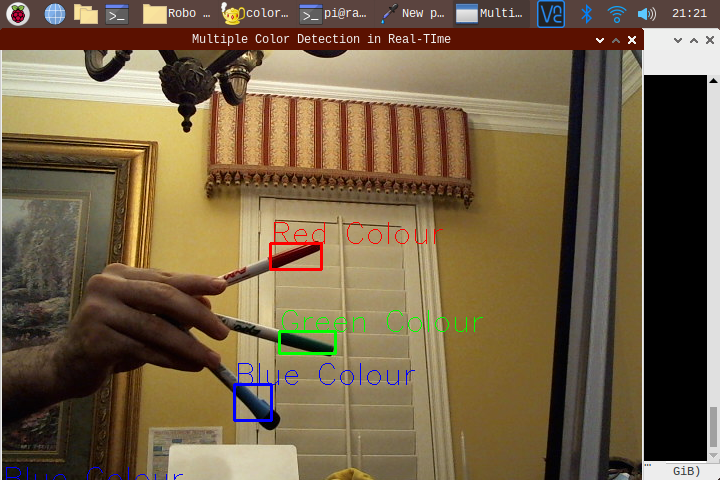
#> input picture Webcam Color Detection OpenCV-Python/2020-11-01-212108_720x480_scrot.png, 720 x 480 px, given in place of the camera
$ python color_video_example.py
#> lines starting #> are read from the running program, lines starting #| are printed output that depends on the picture; after the words box and inside, x2 and y2 are one past the last pixel; in counts of white or black regions, pixels touching at a corner belong together
# By James Samawi 11/1/2020
# Python code for Multiple Color Detection from a webcam
# Adapted from https://www.geeksforgeeks.org/multiple-color-detection-in-real-time-using-python-opencv/
import numpy as np
import cv2

# Capturing video through webcam
webcam = cv2.VideoCapture(0)

if not webcam.isOpened():
    raise IOError("Cannot open webcam")

# Start a while loop
while 1:
    # Reading the video from the webcam in image frames
    _, imageFrame = webcam.read()
#> imageFrame is the input picture: shape (480, 720, 3); mean B, G, R 70.9, 98.5, 117.5

    # Convert the imageFrame in BGR(RGB color space) to HSV(hue-saturation-value) color space
    hsvFrame = cv2.cvtColor(imageFrame, cv2.COLOR_BGR2HSV)
#> hsvFrame: shape (480, 720, 3); mean H, S, V 21.8, 107.2, 119.6

    # Used GPick Ubuntu program to choose HSV colors
    # Hue = color, Saturation = color + white, Value = color + black
    # OpenCV style HSV: H: 0-179, S: 0-255, V: 0-255
    # To match it with the standard HSV scale (0-360, 0-100, 0-100),
    # divide hue by 2, and for S/V you multiply by 2.55.
    # strategy for low-bound: 	H: value just before left-hand color transition
    #							S: halfway between 255 for decent saturation baseline
    #							V: low enough to detect dark colors, but not too low!
    # strategy for upper-bound: H: value just after right-hand color transition
    #							S: max at 255 for highest saturation
    #							V: max at 255 for highest value

    # Set range for red color and define mask
    red_lower = np.array([163, 127, 65], np.uint8)
    red_upper = np.array([180, 255, 255], np.uint8)
    red_mask = cv2.inRange(hsvFrame, red_lower, red_upper)
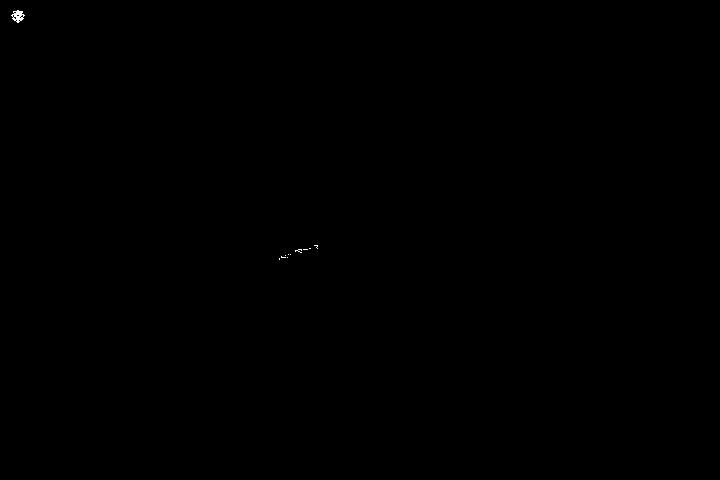
#> red_mask: shape (480, 720); 0.04% white in thin lines or dots, all inside (x1, y1, x2, y2) = (11, 10, 318, 260)

    # Set range for green color and define mask
    green_lower = np.array([40, 127, 62], np.uint8)
    green_upper = np.array([80, 255, 255], np.uint8)
    green_mask = cv2.inRange(hsvFrame, green_lower, green_upper)
#> green_mask: shape (480, 720); 0.26% white; 11 white regions (2 under 20 px), largest, box (x1, y1, x2, y2) and area: (278, 310, 347, 355) 611, (387, 310, 403, 332) 44, (12, 6, 24, 10) 40

    # Set range for blue color and define mask
    blue_lower = np.array([86, 127, 65], np.uint8)
    blue_upper = np.array([126, 255, 255], np.uint8)
    blue_mask = cv2.inRange(hsvFrame, blue_lower, blue_upper)
#> blue_mask: shape (480, 720); 0.61% white; 55 white regions (34 under 20 px), largest, box (x1, y1, x2, y2) and area: (233, 363, 279, 422) 647, (537, 0, 565, 28) 204, (541, 5, 562, 23) 175

    # Morphological Transform, Dilation
    # Each color and bitwise_and operator between imageFrame and mask detects only that particular color
    kernel = np.ones((5, 5), "uint8")

    # For red color
    red_mask = cv2.dilate(red_mask, kernel)
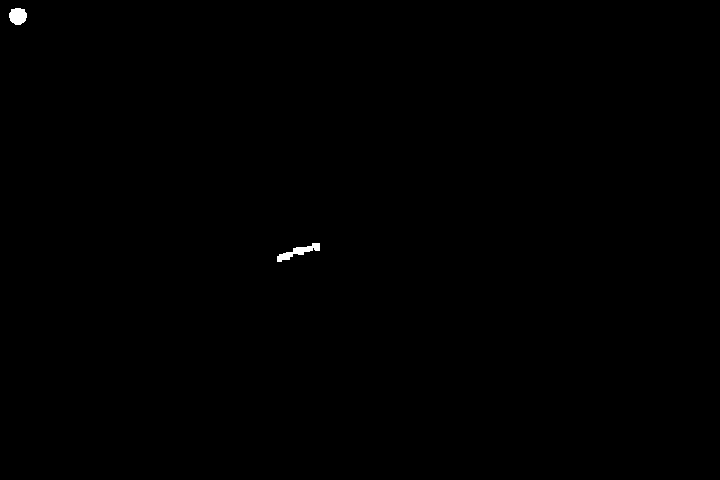
#> red_mask: shape (480, 720); 0.15% white; 2 white regions, box (x1, y1, x2, y2) and area: (277, 243, 320, 262) 293, (9, 8, 27, 25) 242
    res_red = cv2.bitwise_and(imageFrame, imageFrame, mask=red_mask)

    # For green color
    green_mask = cv2.dilate(green_mask, kernel)
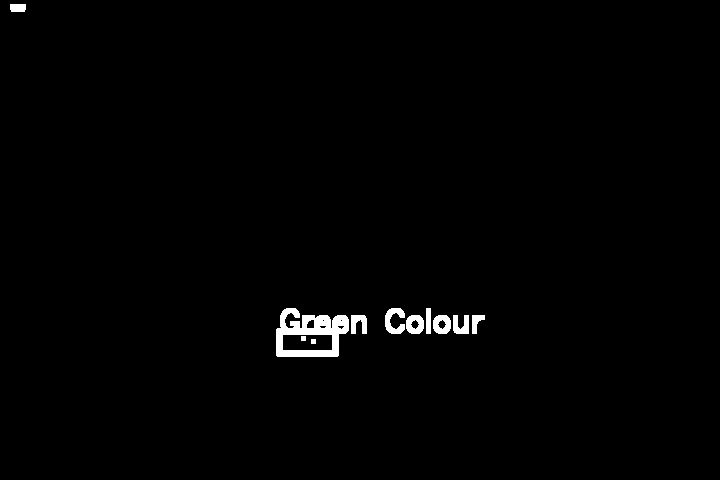
#> green_mask: shape (480, 720); 1% white; 11 white regions, largest, box (x1, y1, x2, y2) and area: (276, 308, 349, 357) 1898, (385, 308, 405, 334) 312, (406, 315, 424, 334) 254
    res_green = cv2.bitwise_and(imageFrame, imageFrame, mask=green_mask)

    # For blue color
    blue_mask = cv2.dilate(blue_mask, kernel)
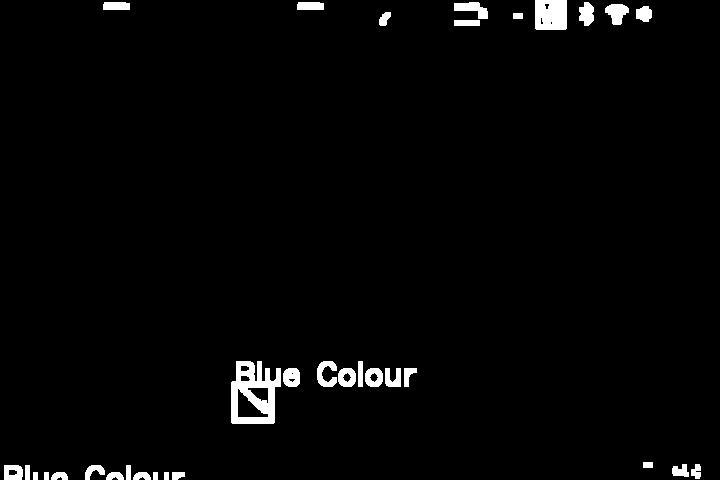
#> blue_mask: shape (480, 720); 2.2% white; 33 white regions
    res_blue = cv2.bitwise_and(imageFrame, imageFrame, mask=blue_mask)
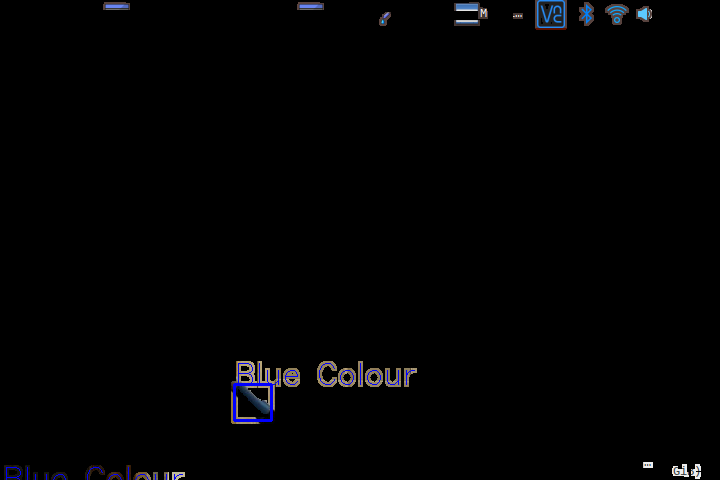
#> res_blue: shape (480, 720, 3); mean B, G, R 2.6, 2, 2

    # Creating contour to track red color
    contours, hierarchy = cv2.findContours(red_mask, cv2.RETR_TREE, cv2.CHAIN_APPROX_SIMPLE)
#> contours = 2 contours; box (x1, y1, x2, y2) and area: (277, 243, 320, 262) 236, (9, 8, 27, 25) 216

    for pic, contour in enumerate(contours):
        area = cv2.contourArea(contour)
        if area > 300:
            x, y, w, h = cv2.boundingRect(contour)
            imageFrame = cv2.rectangle(imageFrame, (x, y), (x + w, y + h), (0, 0, 255), 2)
            cv2.putText(imageFrame, "Red Color", (x, y), cv2.FONT_HERSHEY_SIMPLEX, 1.0, (0, 0, 255))
#> this loop made 2 passes
#> (pic, area) on passes 1 to 2: (0, 236), (1, 216)

        # Creating contour to track green color
    contours, hierarchy = cv2.findContours(green_mask, cv2.RETR_TREE, cv2.CHAIN_APPROX_SIMPLE)
#> contours = 19 contours, 6 with area under 20; largest, box (x1, y1, x2, y2) and area: (276, 308, 349, 357) 2548, (282, 334, 333, 351) 798, (433, 315, 451, 334) 268, (406, 315, 424, 334) 268, (385, 308, 405, 334) 260

    for pic, contour in enumerate(contours):
        area = cv2.contourArea(contour)
        if area > 300:
            x, y, w, h = cv2.boundingRect(contour)
            imageFrame = cv2.rectangle(imageFrame, (x, y), (x + w, y + h), (0, 255, 0), 2)
            cv2.putText(imageFrame, "Green Color", (x, y), cv2.FONT_HERSHEY_SIMPLEX, 1.0, (0, 255, 0))
#> this loop made 19 passes
#> (area, x, y, w, h) on passes 10 to 11: (2548, 276, 308, 73, 49), (798, 282, 334, 51, 17)
#> area on passes 1 to 6: 114, 180.5, 268, 52, 268, 52
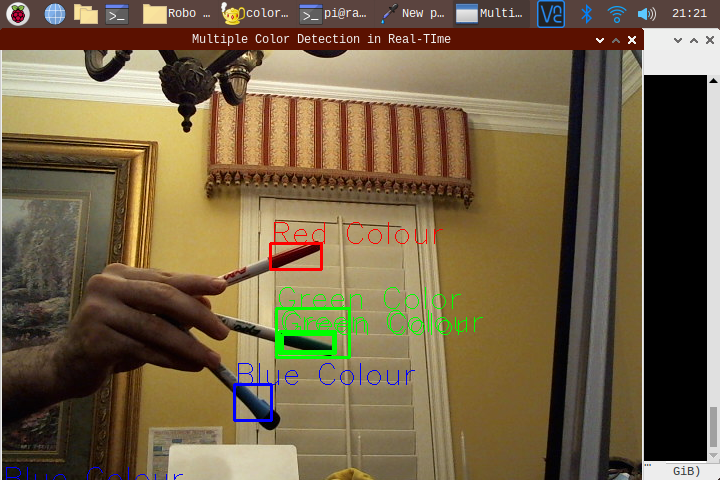
#> imageFrame: shape (480, 720, 3); 0.5% of pixels changed, all inside (x1, y1, x2, y2) = (275, 287, 466, 359)

        # Creating contour to track blue color
    contours, hierarchy = cv2.findContours(blue_mask, cv2.RETR_TREE, cv2.CHAIN_APPROX_SIMPLE)
#> contours = 45 contours, 4 with area under 20; largest, box (x1, y1, x2, y2) and area: (231, 361, 281, 424) 2380, (535, 0, 567, 30) 898, (237, 388, 269, 418) 445, (605, 4, 629, 25) 294, (454, 2, 488, 19) 275
    for pic, contour in enumerate(contours):
        area = cv2.contourArea(contour)
        if area > 300:
            x, y, w, h = cv2.boundingRect(contour)
            imageFrame = cv2.rectangle(imageFrame, (x, y), (x + w, y + h), (255, 0, 0), 2)
            cv2.putText(imageFrame, "Blue Color", (x, y), cv2.FONT_HERSHEY_SIMPLEX, 1.0, (255, 0, 0))
#> this loop made 45 passes
#> (area, x, y, w, h) on passes 28, 29, 42: (2379.5, 231, 361, 50, 63), (445, 237, 388, 32, 30), (898, 535, 0, 32, 30)
#> area on passes 1, 4, 5, 6, 10, 12: 68.5, 89, 89, 86, 136, 243
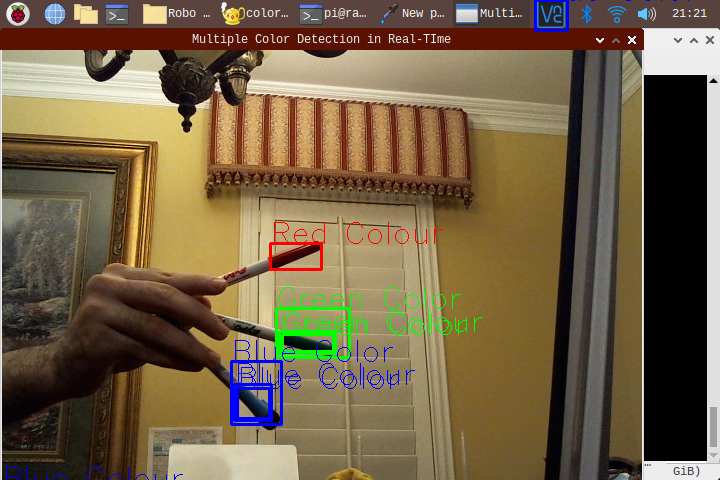
#> imageFrame: shape (480, 720, 3); 0.56% of pixels changed, all inside (x1, y1, x2, y2) = (230, 0, 689, 426)

        # Program Termination
    cv2.imshow("Multiple Color Detection in Real-Time", imageFrame)
    if cv2.waitKey(10) & 0xFF == ord('q'):
#> (key q is pressed here)
        webcam.release()
        cv2.destroyAllWindows()
        break
